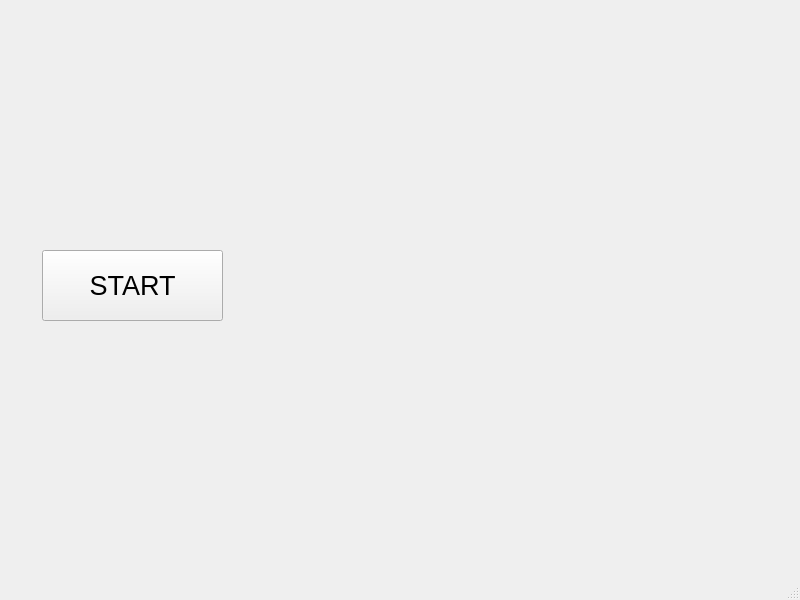
<?xml version="1.0" encoding="UTF-8"?>
<ui version="4.0">
 <class>MainWindow</class>
 <widget class="QMainWindow" name="MainWindow">
  <property name="geometry">
   <rect>
    <x>0</x>
    <y>0</y>
    <width>800</width>
    <height>600</height>
   </rect>
  </property>
  <property name="windowTitle">
   <string>MainWindow</string>
  </property>
  <widget class="QWidget" name="centralwidget">
   <widget class="QPushButton" name="startButton">
    <property name="geometry">
     <rect>
      <x>42</x>
      <y>250</y>
      <width>181</width>
      <height>71</height>
     </rect>
    </property>
    <property name="font">
     <font>
      <pointsize>20</pointsize>
     </font>
    </property>
    <property name="text">
     <string>START</string>
    </property>
   </widget>
  </widget>
  <widget class="QMenuBar" name="menubar">
   <property name="geometry">
    <rect>
     <x>0</x>
     <y>0</y>
     <width>800</width>
     <height>26</height>
    </rect>
   </property>
  </widget>
  <widget class="QStatusBar" name="statusbar"/>
 </widget>
 <resources/>
 <connections/>
</ui>
